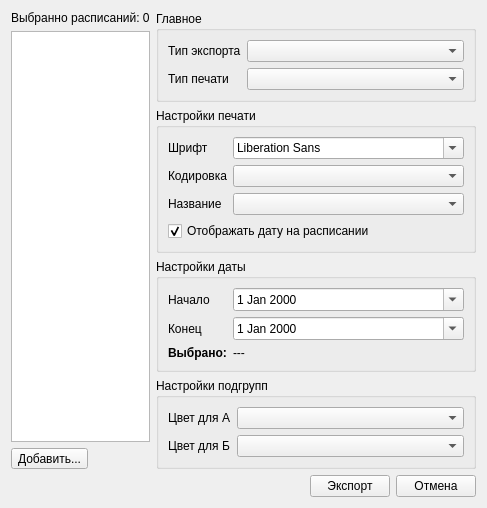
<?xml version="1.0" encoding="UTF-8"?>
<ui version="4.0">
 <class>exportDialog</class>
 <widget class="QWidget" name="exportDialog">
  <property name="geometry">
   <rect>
    <x>0</x>
    <y>0</y>
    <width>487</width>
    <height>503</height>
   </rect>
  </property>
  <property name="windowTitle">
   <string>Экспорт</string>
  </property>
  <layout class="QVBoxLayout" name="verticalLayout_3">
   <item>
    <layout class="QHBoxLayout" name="horizontalLayout_2">
     <item>
      <layout class="QVBoxLayout" name="verticalLayout_2">
       <item>
        <widget class="QLabel" name="schedulesLabel">
         <property name="text">
          <string>Выбранно расписаний: 0</string>
         </property>
        </widget>
       </item>
       <item>
        <widget class="QListWidget" name="scheduleListWidget"/>
       </item>
       <item>
        <widget class="QToolButton" name="addSchedulesButton">
         <property name="text">
          <string>Добавить...</string>
         </property>
         <property name="popupMode">
          <enum>QToolButton::InstantPopup</enum>
         </property>
         <property name="toolButtonStyle">
          <enum>Qt::ToolButtonTextOnly</enum>
         </property>
        </widget>
       </item>
      </layout>
     </item>
     <item>
      <layout class="QVBoxLayout" name="verticalLayout">
       <item>
        <widget class="QGroupBox" name="mainGroupBox">
         <property name="title">
          <string>Главное</string>
         </property>
         <layout class="QFormLayout" name="formLayout_4">
          <item row="0" column="0">
           <widget class="QLabel" name="exportTypeLabel">
            <property name="text">
             <string>Тип экспорта</string>
            </property>
           </widget>
          </item>
          <item row="0" column="1">
           <widget class="QComboBox" name="exportTypeComboBox"/>
          </item>
          <item row="1" column="0">
           <widget class="QLabel" name="printTypeLabel">
            <property name="text">
             <string>Тип печати</string>
            </property>
           </widget>
          </item>
          <item row="1" column="1">
           <widget class="QComboBox" name="printTypeComboBox"/>
          </item>
         </layout>
        </widget>
       </item>
       <item>
        <widget class="QGroupBox" name="printGroupBox">
         <property name="title">
          <string>Настройки печати</string>
         </property>
         <layout class="QFormLayout" name="formLayout_2">
          <item row="0" column="0">
           <widget class="QLabel" name="fontLabel">
            <property name="text">
             <string>Шрифт</string>
            </property>
           </widget>
          </item>
          <item row="0" column="1">
           <widget class="QFontComboBox" name="fontComboBox"/>
          </item>
          <item row="1" column="0">
           <widget class="QLabel" name="encodingLabel">
            <property name="text">
             <string>Кодировка</string>
            </property>
           </widget>
          </item>
          <item row="1" column="1">
           <widget class="QComboBox" name="encodingComboBox"/>
          </item>
          <item row="3" column="0" colspan="2">
           <widget class="QCheckBox" name="showDateCheckBox">
            <property name="text">
             <string>Отображать дату на расписании</string>
            </property>
            <property name="checked">
             <bool>true</bool>
            </property>
           </widget>
          </item>
          <item row="2" column="0">
           <widget class="QLabel" name="scheduleNameLabel">
            <property name="text">
             <string>Название</string>
            </property>
           </widget>
          </item>
          <item row="2" column="1">
           <widget class="QComboBox" name="scheduleNameComboBox"/>
          </item>
         </layout>
        </widget>
       </item>
       <item>
        <widget class="QGroupBox" name="dateGroupBox">
         <property name="title">
          <string>Настройки даты</string>
         </property>
         <layout class="QFormLayout" name="formLayout_3">
          <item row="0" column="0">
           <widget class="QLabel" name="dateStartLabel">
            <property name="text">
             <string>Начало</string>
            </property>
           </widget>
          </item>
          <item row="0" column="1">
           <widget class="QDateEdit" name="dateStart">
            <property name="calendarPopup">
             <bool>true</bool>
            </property>
           </widget>
          </item>
          <item row="1" column="0">
           <widget class="QLabel" name="dateEndLabel">
            <property name="text">
             <string>Конец</string>
            </property>
           </widget>
          </item>
          <item row="1" column="1">
           <widget class="QDateEdit" name="dateEnd">
            <property name="calendarPopup">
             <bool>true</bool>
            </property>
           </widget>
          </item>
          <item row="2" column="0">
           <widget class="QLabel" name="currentDateSelectedLabel">
            <property name="font">
             <font>
              <weight>75</weight>
              <bold>true</bold>
             </font>
            </property>
            <property name="text">
             <string>Выбрано:</string>
            </property>
           </widget>
          </item>
          <item row="2" column="1">
           <widget class="QLabel" name="dateSelectedLabel">
            <property name="text">
             <string>---</string>
            </property>
           </widget>
          </item>
         </layout>
        </widget>
       </item>
       <item>
        <widget class="QGroupBox" name="subgroupGroupBox">
         <property name="enabled">
          <bool>true</bool>
         </property>
         <property name="title">
          <string>Настройки подгрупп</string>
         </property>
         <layout class="QFormLayout" name="formLayout">
          <item row="0" column="0">
           <widget class="QLabel" name="subgroupALabel">
            <property name="text">
             <string>Цвет для А</string>
            </property>
           </widget>
          </item>
          <item row="0" column="1">
           <widget class="QComboBox" name="subgroupAComboBox"/>
          </item>
          <item row="1" column="0">
           <widget class="QLabel" name="subgroupBLabel">
            <property name="text">
             <string>Цвет для Б</string>
            </property>
           </widget>
          </item>
          <item row="1" column="1">
           <widget class="QComboBox" name="subgroupBComboBox"/>
          </item>
         </layout>
        </widget>
       </item>
      </layout>
     </item>
    </layout>
   </item>
   <item>
    <layout class="QHBoxLayout" name="horizontalLayout">
     <item>
      <spacer name="horizontalSpacer">
       <property name="orientation">
        <enum>Qt::Horizontal</enum>
       </property>
       <property name="sizeHint" stdset="0">
        <size>
         <width>40</width>
         <height>20</height>
        </size>
       </property>
      </spacer>
     </item>
     <item>
      <widget class="QPushButton" name="exportButton">
       <property name="text">
        <string>Экспорт</string>
       </property>
      </widget>
     </item>
     <item>
      <widget class="QPushButton" name="cancelButton">
       <property name="text">
        <string>Отмена</string>
       </property>
      </widget>
     </item>
    </layout>
   </item>
  </layout>
 </widget>
 <resources/>
 <connections>
  <connection>
   <sender>cancelButton</sender>
   <signal>clicked()</signal>
   <receiver>exportDialog</receiver>
   <slot>close()</slot>
   <hints>
    <hint type="sourcelabel">
     <x>436</x>
     <y>482</y>
    </hint>
    <hint type="destinationlabel">
     <x>243</x>
     <y>251</y>
    </hint>
   </hints>
  </connection>
 </connections>
</ui>
